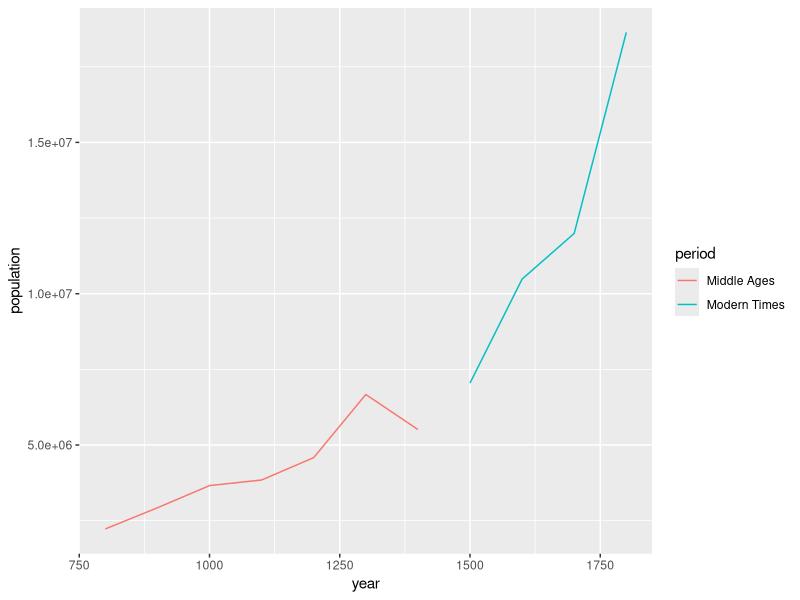
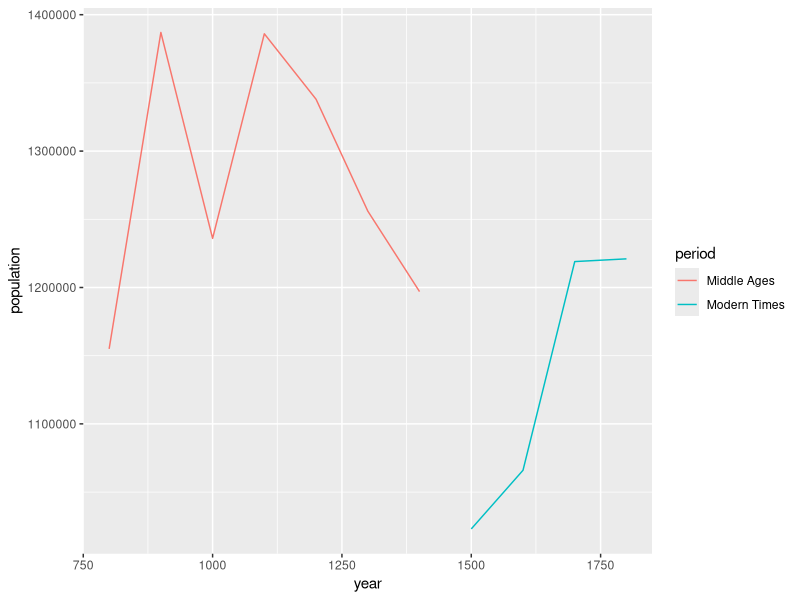
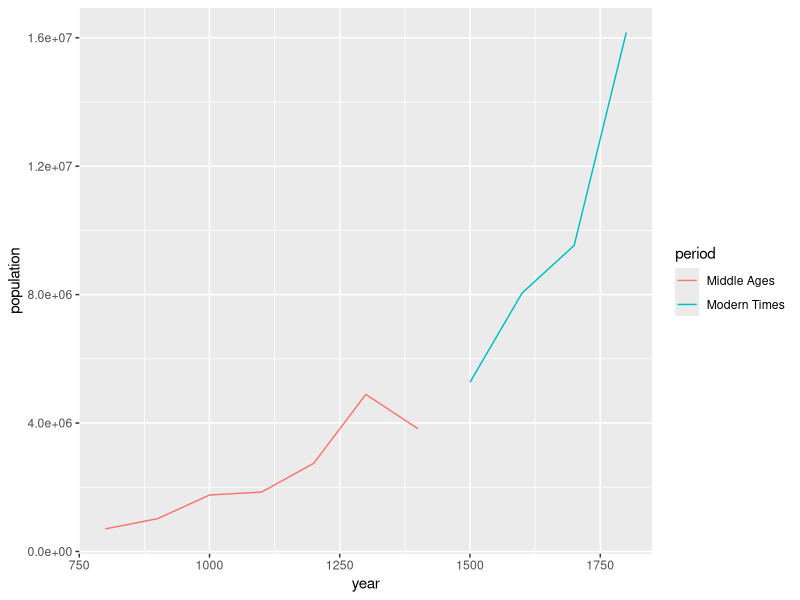

These figures' R source, in order:
## ---- chunk 1
library(haven)
library(dplyr)
library(ggplot2)
## ---- chunk 2
file <- read_dta('Bosker_Data/bagdad-london--finalRestat.dta')
file
## ---- chunk 3
#What is the chronological extent of this data?
min(file$year)
max(file$year)

#or

summary(file$year)
## ---- chunk 4
#What periods can it be divided into? How can we do that?

#First approach:
#Create a vector with all the periods in the data set. 
#Create a vector with the labels for the periods according to the rows of the first vector.
#Then create a dataframe from both vectors and left join it with the main data set.

year <- c(seq(800, 1800, 100))
period <- c("Middle Ages",  "Middle Ages", "Middle Ages", "Middle Ages", "Middle Ages", 
            "Middle Ages", "Middle Ages", "Modern Times", "Modern Times", 
            "Modern Times", "Modern Times")

periods <- data.frame(year, period)

file2 <- file %>%
  left_join(periods, by="year")
head(file2)
## ---- chunk 5
#What periods can it be divided into? How can we do that?

#Second approach:
#Create a new column "century" with mutate based on conditions. 


library(tidyverse)
year2 <- c(seq(800, 1800, 1))

centuries <- tibble(year2)

centuries %>%
  mutate(century = ifelse(year2<800, "8th Century",
                          ifelse(year2<900,"9th Century", 
                                 ifelse(year2<1000, "10th Century",
                                        ifelse(year2<1100,"11th Century",
                                               ifelse(year2<1200,"12th Century",
                                                      ifelse(year2<1300,"13th Century",
                                                             ifelse(year2<1400,"14th Century",
                                                                    ifelse(year2<1500,"15th Century",
                                                                           ifelse(year2<1600,"16th Century",
                                                                                  ifelse(year2<1700,"17th Century",
                                                                                         ifelse(year2<1800,"18th Century", "later"))))))))))))

head(centuries)
## ---- chunk 6
#Can you generate a cumulative graph of population over time, divided into these periods? 

#Summarize population grouped by year and period.
population_growth <- file2 %>%
  select(city, country, year, citypop_le10, citypop_le5, period) %>%
  group_by(year, period) %>%
  summarize(population = sum(citypop_le5 * 1000))
population_growth

#Select the periods, so they can be plotted separately.
middle_ages_population <- population_growth %>%
  filter(period == "Middle Ages")
modern_times_population <- population_growth %>%
  filter(period == "Modern Times")


ggplot() + geom_line(data=middle_ages_population, aes(x= year, y=population, color=period)) + geom_line(data=modern_times_population,aes(x= year, y=population, color=period))

## ---- chunk 7
#population in north african cities

#the variable me_na indicates whether or not a city is located in the Middle East or North Africa
#the variable arab_peninsula indicates whether or not a city is located on the Arabian Peninsula
#turkey is filtered out manually
northAfrica_citites <- file2 %>%
  filter(me_na == 1) %>%
  filter(arab_peninsula != 1) %>%
  filter(country != "Turkey")

#Summarize population grouped by year and period.
population_growth_northAfrica <- northAfrica_citites %>%
  select(city, country, year, citypop_le10, citypop_le5, period) %>%
  group_by(year, period) %>%
  summarize(population = sum(citypop_le5 * 1000))

#Select the periods, so they can be plotted separately.
middle_ages_northAfrica <- population_growth_northAfrica %>%
  filter(period == "Middle Ages")
modern_times_northAfrica <- population_growth_northAfrica %>%
  filter(period == "Modern Times")

ggplot() + geom_line(data=middle_ages_northAfrica, aes(x= year, y=population, color=period)) + geom_line(data=modern_times_northAfrica,aes(x= year, y=population, color=period))
## ---- chunk 8
#Population in European cities

#I don't know if it is that simple. 
#Since me_na indicates whether or not a city is located in the Middle East or North Africa, 
#disabling it would show any other city except in this region. 
european_cities <- file2 %>%
  filter(me_na == 0)

#After checking it with unique(european_cities$country) it seems to be correct.

population_growth_europe <- european_cities %>%
  select(city, country, year, citypop_le10, citypop_le5, period) %>%
  group_by(year, period) %>%
  summarize(population = sum(citypop_le5 * 1000))


middle_ages_europe <- population_growth_europe %>%
  filter(period == "Middle Ages")
modern_times_europe <- population_growth_europe %>%
  filter(period == "Modern Times")

ggplot() + geom_line(data=middle_ages_europe, aes(x= year, y=population, color=period)) + geom_line(data=modern_times_europe,aes(x= year, y=population, color=period))
## ---- chunk 9
#Ottoman empire
ottoman_citites <- file2 %>%
  filter(ottoman == 1)

#We want to find out when there were the most cities in a century or in other words count the observations in the column year.
number_cities_perYear <- ottoman_citites %>%
  group_by(year) %>%
  summarize(citites_per_century = n())

#largest number of cities
#The which.max() function returns the maximum value of a column.
number_cities_perYear[which.max(number_cities_perYear$citites_per_century),]

#When was its population at the highest?
population_ottoman <- ottoman_citites %>%
  select(city, country, year, citypop_le5) %>%
  group_by(year) %>%
  summarize(population = sum(citypop_le5 * 1000))

#population_ottoman
population_ottoman[which.max(population_ottoman$population),]

## ---- chunk 10
#Christiandom and Islamdom?

#The variable muslim indicates whether or not a city falls under Muslim rule. 
#I am not sure whether this is sufficient in this dataset, 
#as Islamdom signifies the places (cities) where Islam is
#the predominant religion and not under Muslim rule. 
#Vice versa Muslim rule does not indicate that Islam is the predominant religion. 
islam_citites <- file2 %>%
  filter(muslim == 1)

#Here as well, I am not sure whether disabling the muslim variable gives us Christiandom
christian_citites <- file2 %>%
   filter(muslim == 0) 

#What are the largest cities of Islamdom for each reported period?
#the filter returns the row with the biggest value in citypop_le10 of each group
islam_citites %>%
  group_by(year) %>%
  filter(citypop_le10==max(citypop_le10))

#What are the largest western cities of Islamdom between 1000 and 1500 CE?
islam_citites %>%
  filter(me_na != 1) %>%
  group_by(year) %>%
  filter(citypop_le10==max(citypop_le10))
